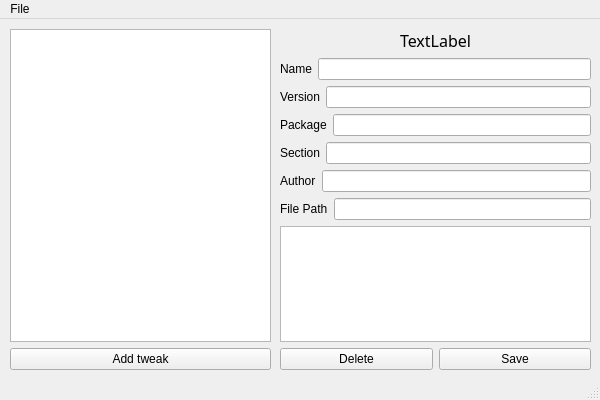
<?xml version="1.0" encoding="UTF-8"?>
<ui version="4.0">
 <class>MainWindow</class>
 <widget class="QMainWindow" name="MainWindow">
  <property name="windowModality">
   <enum>Qt::NonModal</enum>
  </property>
  <property name="geometry">
   <rect>
    <x>0</x>
    <y>0</y>
    <width>600</width>
    <height>400</height>
   </rect>
  </property>
  <property name="sizePolicy">
   <sizepolicy hsizetype="Preferred" vsizetype="Preferred">
    <horstretch>0</horstretch>
    <verstretch>0</verstretch>
   </sizepolicy>
  </property>
  <property name="minimumSize">
   <size>
    <width>600</width>
    <height>400</height>
   </size>
  </property>
  <property name="maximumSize">
   <size>
    <width>600</width>
    <height>400</height>
   </size>
  </property>
  <property name="windowTitle">
   <string>Cydia Repo Manager</string>
  </property>
  <property name="dockOptions">
   <set>QMainWindow::AllowTabbedDocks|QMainWindow::AnimatedDocks</set>
  </property>
  <widget class="QWidget" name="centralwidget">
   <widget class="QWidget" name="verticalLayoutWidget">
    <property name="geometry">
     <rect>
      <x>280</x>
      <y>10</y>
      <width>311</width>
      <height>341</height>
     </rect>
    </property>
    <layout class="QVBoxLayout" name="TweakInfo">
     <item>
      <widget class="QLabel" name="nameLabel">
       <property name="font">
        <font>
         <family>Arial Black</family>
         <pointsize>12</pointsize>
        </font>
       </property>
       <property name="text">
        <string>TextLabel</string>
       </property>
       <property name="alignment">
        <set>Qt::AlignCenter</set>
       </property>
       <property name="wordWrap">
        <bool>false</bool>
       </property>
      </widget>
     </item>
     <item>
      <layout class="QVBoxLayout" name="fieldsLayout">
       <item>
        <layout class="QHBoxLayout" name="nameLayout">
         <item>
          <widget class="QLabel" name="label_2">
           <property name="text">
            <string>Name</string>
           </property>
          </widget>
         </item>
         <item>
          <widget class="QLineEdit" name="nameInput"/>
         </item>
        </layout>
       </item>
       <item>
        <layout class="QHBoxLayout" name="versionLayout">
         <item>
          <widget class="QLabel" name="label_5">
           <property name="text">
            <string>Version</string>
           </property>
          </widget>
         </item>
         <item>
          <widget class="QLineEdit" name="versionInput"/>
         </item>
        </layout>
       </item>
       <item>
        <layout class="QHBoxLayout" name="packageLayout">
         <item>
          <widget class="QLabel" name="label_3">
           <property name="text">
            <string>Package</string>
           </property>
          </widget>
         </item>
         <item>
          <widget class="QLineEdit" name="packageInput"/>
         </item>
        </layout>
       </item>
       <item>
        <layout class="QHBoxLayout" name="sectionLayout">
         <item>
          <widget class="QLabel" name="label_6">
           <property name="text">
            <string>Section</string>
           </property>
          </widget>
         </item>
         <item>
          <widget class="QLineEdit" name="sectionInput"/>
         </item>
        </layout>
       </item>
       <item>
        <layout class="QHBoxLayout" name="authorLayout">
         <item>
          <widget class="QLabel" name="label_7">
           <property name="text">
            <string>Author</string>
           </property>
          </widget>
         </item>
         <item>
          <widget class="QLineEdit" name="authorInput"/>
         </item>
        </layout>
       </item>
       <item>
        <layout class="QHBoxLayout" name="filePathLayout">
         <item>
          <widget class="QLabel" name="label_8">
           <property name="text">
            <string>File Path</string>
           </property>
          </widget>
         </item>
         <item>
          <widget class="QLineEdit" name="filePathInput"/>
         </item>
        </layout>
       </item>
       <item>
        <widget class="QPlainTextEdit" name="descriptionTextInput"/>
       </item>
      </layout>
     </item>
     <item>
      <layout class="QHBoxLayout" name="horizontalLayout">
       <item>
        <widget class="QPushButton" name="deleteButton">
         <property name="text">
          <string>Delete</string>
         </property>
        </widget>
       </item>
       <item>
        <widget class="QPushButton" name="saveButton">
         <property name="text">
          <string>Save</string>
         </property>
        </widget>
       </item>
      </layout>
     </item>
    </layout>
   </widget>
   <widget class="QWidget" name="horizontalLayoutWidget_4">
    <property name="geometry">
     <rect>
      <x>200</x>
      <y>370</y>
      <width>160</width>
      <height>80</height>
     </rect>
    </property>
    <layout class="QHBoxLayout" name="horizontalLayout_4">
     <item>
      <widget class="QLabel" name="label_4">
       <property name="text">
        <string>Name</string>
       </property>
      </widget>
     </item>
     <item>
      <widget class="QLineEdit" name="lineEdit_3"/>
     </item>
    </layout>
   </widget>
   <widget class="QWidget" name="verticalLayoutWidget_2">
    <property name="geometry">
     <rect>
      <x>10</x>
      <y>10</y>
      <width>261</width>
      <height>341</height>
     </rect>
    </property>
    <layout class="QVBoxLayout" name="TweaksList">
     <item>
      <widget class="QListWidget" name="packagesListWidget"/>
     </item>
     <item>
      <widget class="QPushButton" name="addtweakButton">
       <property name="text">
        <string>Add tweak</string>
       </property>
      </widget>
     </item>
    </layout>
   </widget>
  </widget>
  <widget class="QMenuBar" name="menubar">
   <property name="geometry">
    <rect>
     <x>0</x>
     <y>0</y>
     <width>600</width>
     <height>21</height>
    </rect>
   </property>
   <widget class="QMenu" name="menuFile">
    <property name="title">
     <string>File</string>
    </property>
    <addaction name="actionOpen"/>
    <addaction name="separator"/>
    <addaction name="actionSave"/>
   </widget>
   <addaction name="menuFile"/>
  </widget>
  <widget class="QStatusBar" name="statusbar"/>
  <action name="actionOpen">
   <property name="text">
    <string>Open</string>
   </property>
  </action>
  <action name="actionSave">
   <property name="text">
    <string>Save</string>
   </property>
  </action>
 </widget>
 <resources/>
 <connections/>
</ui>
